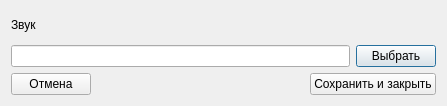
<?xml version="1.0" encoding="UTF-8"?>
<ui version="4.0">
 <class>Dialog</class>
 <widget class="QDialog" name="Dialog">
  <property name="geometry">
   <rect>
    <x>0</x>
    <y>0</y>
    <width>447</width>
    <height>106</height>
   </rect>
  </property>
  <property name="windowTitle">
   <string>Настройки</string>
  </property>
  <layout class="QVBoxLayout" name="verticalLayout">
   <item>
    <widget class="QLabel" name="label">
     <property name="text">
      <string>Звук</string>
     </property>
    </widget>
   </item>
   <item>
    <layout class="QHBoxLayout" name="horizontalLayout_2">
     <item>
      <widget class="QLineEdit" name="lineEdit"/>
     </item>
     <item>
      <widget class="QPushButton" name="pushButton">
       <property name="text">
        <string>Выбрать</string>
       </property>
      </widget>
     </item>
    </layout>
   </item>
   <item>
    <layout class="QHBoxLayout" name="horizontalLayout">
     <item>
      <widget class="QPushButton" name="pushButton_3">
       <property name="text">
        <string>Отмена</string>
       </property>
      </widget>
     </item>
     <item>
      <spacer name="horizontalSpacer">
       <property name="orientation">
        <enum>Qt::Horizontal</enum>
       </property>
       <property name="sizeHint" stdset="0">
        <size>
         <width>40</width>
         <height>20</height>
        </size>
       </property>
      </spacer>
     </item>
     <item>
      <widget class="QPushButton" name="pushButton_2">
       <property name="text">
        <string>Сохранить и закрыть</string>
       </property>
      </widget>
     </item>
    </layout>
   </item>
  </layout>
 </widget>
 <resources/>
 <connections/>
</ui>
